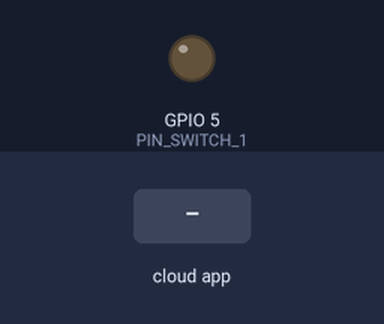
This sketch was run on a simulated ESP32. Shown: output pins drawn as LEDs (lit = HIGH). The test bench sets the inputs (shaded band). The RemoteXY app is connected.

Above: at 1.2 s.
1.3 s: the phone or cloud app sets switch_1 to 1
At 1.7 s:
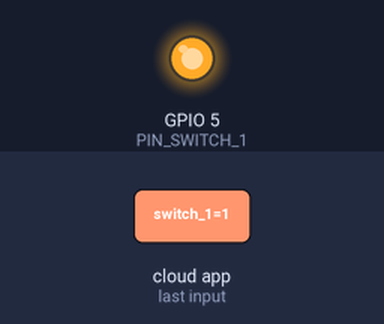
2.8 s: the phone or cloud app sets switch_1 to 0
At 4.0 s:
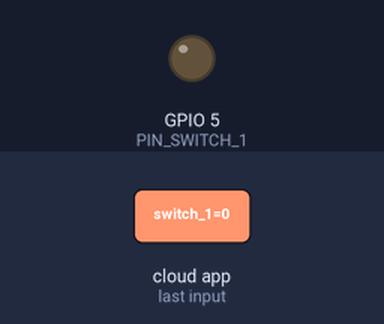
Timing chart, 0 to 5.8 s (numbered marks = the images above; inputs shaded):
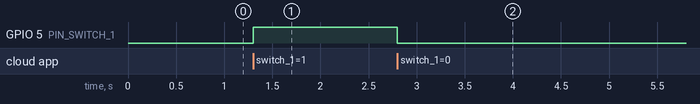

Measured:
- after the input at 1.3 s, GPIO 5 (PIN_SWITCH_1): LOW → HIGH at once
- after the input at 2.8 s, GPIO 5 (PIN_SWITCH_1): HIGH → LOW at once

The sketch:

ytspeiss-esp32.ino
```cpp
// (licence header left out)
//////////////////////////////////////////////
//        RemoteXY include library          //
//////////////////////////////////////////////

// RemoteXY select connection mode and include library
#define REMOTEXY_MODE__ESP32CORE_BLE
#include <BLEDevice.h>

#include <RemoteXY.h>

// RemoteXY connection settings
#define REMOTEXY_BLUETOOTH_NAME "RemoteXY"


// RemoteXY configurate
#pragma pack(push, 1)
uint8_t RemoteXY_CONF[] =   // 72 bytes
  { 255,5,0,6,0,65,0,16,31,1,8,1,6,11,10,10,69,0,26,71,
  10,10,1,2,0,23,11,22,11,2,26,31,31,79,78,0,79,70,70,0,
  71,56,15,28,33,33,0,2,24,255,0,0,0,0,0,0,180,67,0,0,
  180,66,0,0,240,65,0,0,112,65,24,0 };

// this structure defines all the variables and events of your control interface
struct {

    // input variables
  float compass_1; // from 0 to 359.999
  uint8_t switch_1; // =1 if switch ON and =0 if OFF

    // output variables
  int16_t sound_1; // =0 no sound, else ID of sound, =1001 for example, look sound list in app
  float instrument_1;  // from 0 to 360

    // other variable
  uint8_t connect_flag;  // =1 if wire connected, else =0

} RemoteXY;
#pragma pack(pop)

/////////////////////////////////////////////
//           END RemoteXY include          //
/////////////////////////////////////////////

#define PIN_SWITCH_1 5


void setup()
{
  RemoteXY_Init ();

  pinMode (PIN_SWITCH_1, OUTPUT);

  // TODO you setup code

}

void loop()
{
  RemoteXY_Handler ();

  RemoteXY.instrument_1 = RemoteXY.compass_1;

  digitalWrite(PIN_SWITCH_1, (RemoteXY.switch_1==0)?LOW:HIGH);

  // TODO you loop code
  // use the RemoteXY structure for data transfer
  // do not call delay()


}
```
